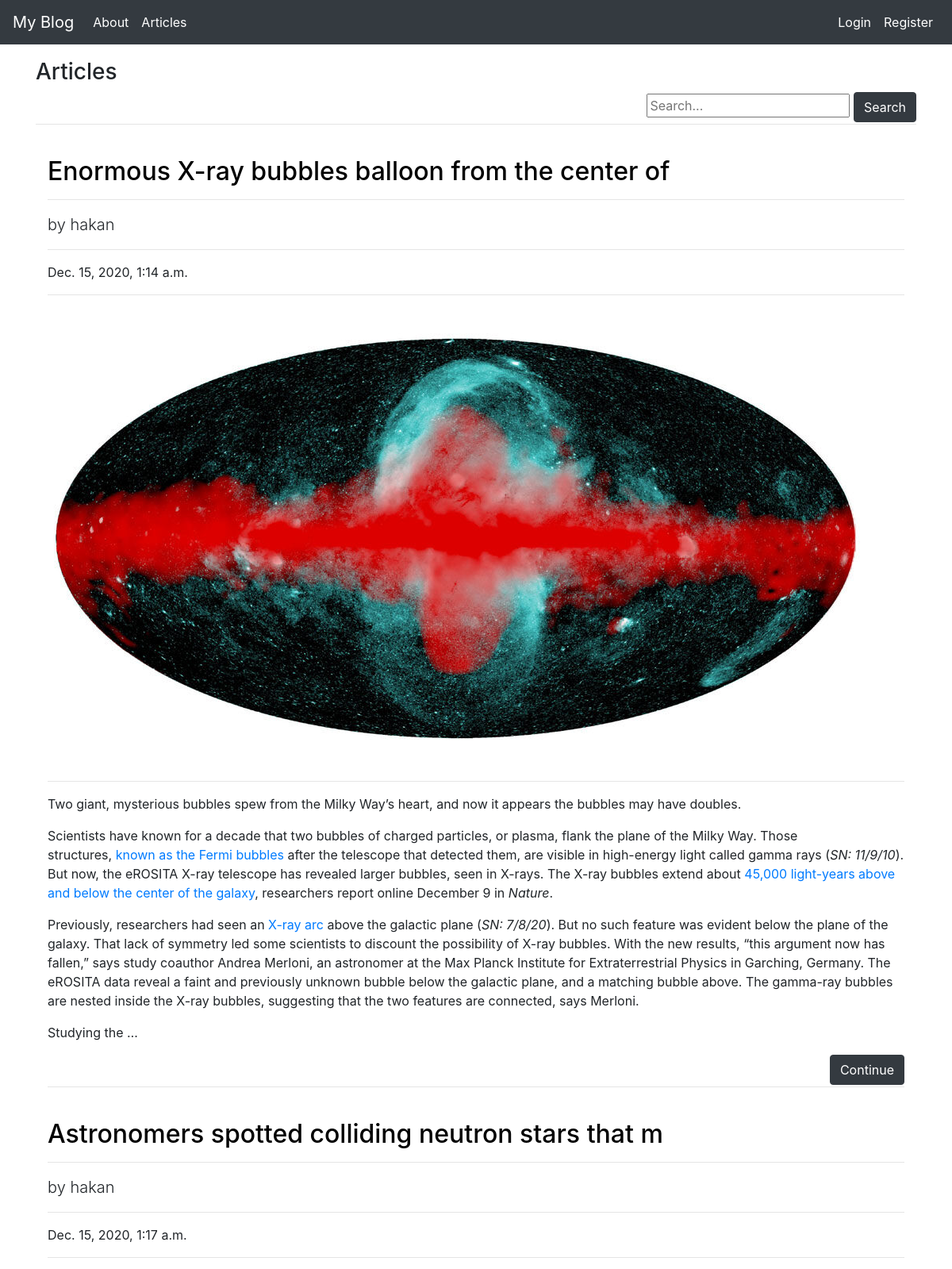
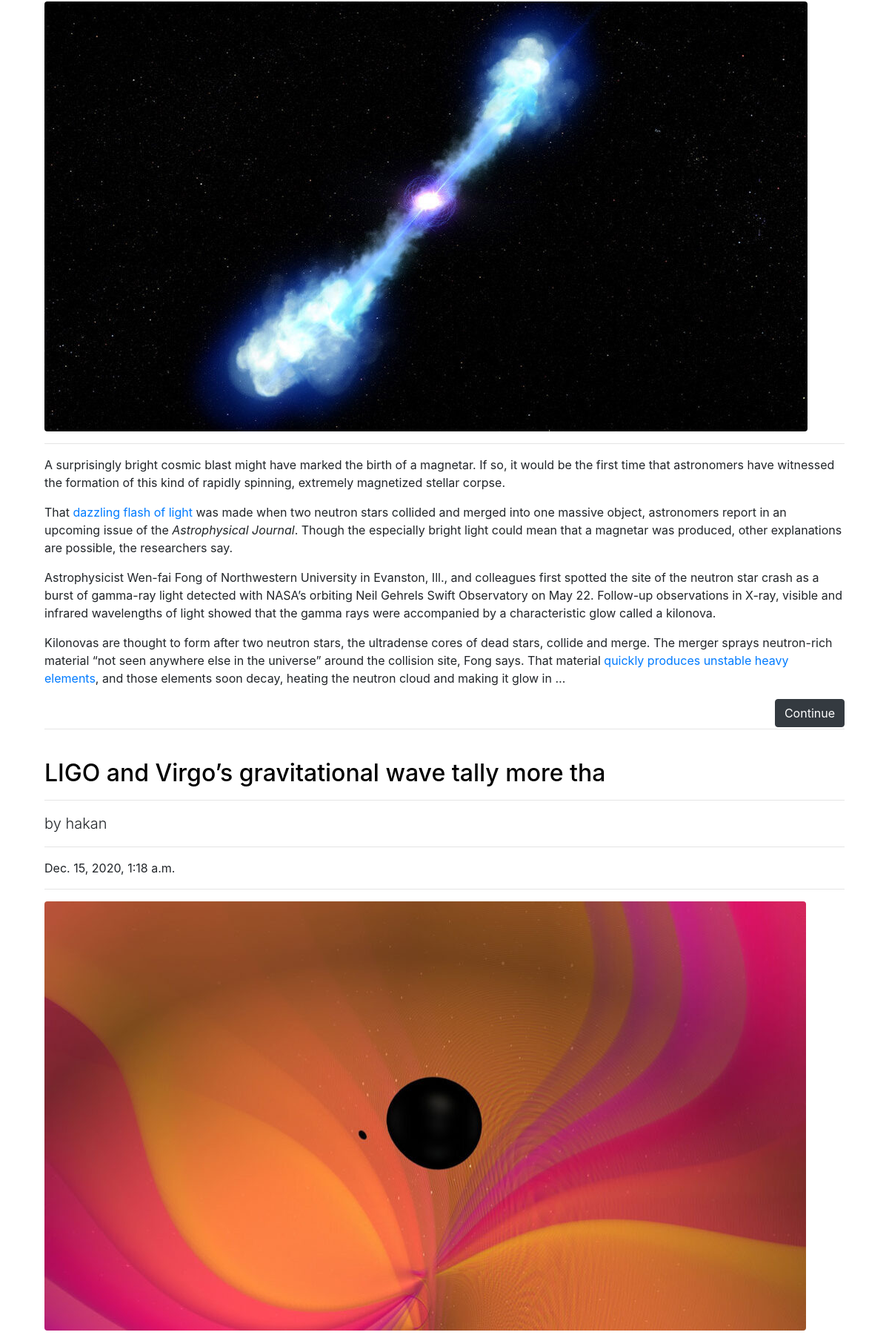
The app's page /articles/ (upper part) with its own data (2 pictures, top to bottom).
### article/models.py (models this page shows, shortened)
class Article(models.Model):
    author = models.ForeignKey("auth.User",on_delete = models.CASCADE) #on_delete yazar silinirse makaleyide sil demek
    title = models.CharField(max_length=50)
    content = RichTextField()
    created_date = models.DateTimeField(auto_now_add=True) #biz zaman vermiyoruz veri eklendiği anki zamanı kendisi oto verir
    article_image = models.FileField(blank = True,null= True,verbose_name="Add image to article") #doluda olabilir boşta olabilir.

### article/views.py (the view)
# urls.py: path('',views.articles,name = "articles"), #article sayfası için burası. '' içini boş bıraktık zaten blog kısmındaki urls'te dahil etmiştik onu.
def articles(request):
    keyword = request.GET.get("keyword")
    if (keyword):
        articles = Article.objects.filter(title__contains = keyword)
        return render(request,"articles.html",{"articles":articles})
    articles = Article.objects.all() #bu metod tüm articelları alacak ve bir tane listeye atacak.
    return render(request,"articles.html",{"articles":articles})

### templates/articles.html (shortened to what this page needs)
{% extends "layout.html" %}
{% block body %}
<h3>Articles</h3>
<form style="float:right;">
<input type="text" name = "keyword" class="input-sm" maxlength="64" placeholder="Search...">
<button type="submit" class="btn btn-dark">Search</button>
</form>
<br>
<hr>
{% if articles %}
{% for article in articles %}
<div class="row">
    <div class = "col">
    <div class="col">
    <a href="{% url 'article:detail' article.id %}" style="color:black"><h2 class="mt-4">{{article.title}}</h2></a>
    <hr>
    <p class="lead">
    by
    {{article.author.username}}
    </p>
    <hr>
    <p>{{article.created_date}}</p>
    <hr>
    {% if article.article_image %}
    <a href="{% url 'article:detail' article.id %}" style="color:black"><img class="img-fluid rounded" src="{{article.article_image.url}}" alt=""></a>
    {% endif %}
    <hr>
    <p class="lead">
        {{article.content|safe|truncatewords:200}}
    </p>
    <a style="float:right;" href="{% url 'article:detail' article.id %}"><button class="btn btn-dark">Continue</button></a>
    <br>
    <hr>
    </div>
    </div>
    </div>
{% endfor %}
{% else %}
<div class = "alert alert-info">
<i>Couldn't find the article</i>
</div>
{% endif %}
{% endblock body %}

### templates/layout.html (shortened to what this page needs)
<!DOCTYPE html>
{% load static %}
<html lang="en">
<head>
    <link rel="stylesheet" href="{% static 'css/bootstrap.min.css' %}">
</head>
<body>
    {% include "includes/navbar.html" %}
    <div style="margin-top : 50px; margin-bottom: 100px;" class="container">
    {% block body %}
    {% endblock body %}
    </div>
</body>
</html>

### templates/includes/navbar.html (shortened to what this page needs)
<br>
<nav class="navbar navbar-expand-md navbar-dark fixed-top bg-dark">
    <a class="navbar-brand" href="{% url 'index' %}">My Blog</a>
    <div class="collapse navbar-collapse" id="navbarCollapse">
      <ul class="navbar-nav mr-auto">
        <li class="nav-item active">
          <a class="nav-link" href="{% url 'about' %}">About</a>
        </li>
        <li class="nav-item active">
          <a class="nav-link" href="{% url 'article:articles' %}">Articles</a>
        </li>
      </ul>
      <ul class="navbar-nav ml-auto">
        {% if request.user.is_authenticated %}
        <li class="nav-item active">
          <a class="nav-link" href="{% url 'article:dashboard' %}">Dashboard</a>
        </li>
        <li class="nav-item active">
          <a class="nav-link" href="{% url 'user:logout' %}">Log out</a>
        </li>
        {% else %}
        <li class="nav-item active">
          <a class="nav-link" href="{% url 'user:login'  %}">Login</a>
        </li>
        {% endif %}
        <li class="nav-item active">
          <a class="nav-link" href="{% url 'user:register'%}">Register</a>
        </li>
      </ul>
    </div>
  </nav>

### records on screen
Article: title "Enormous X-ray bubbles balloon from the center of", author.username "hakan", created_date "Dec. 15, 2020, 1:14 a.m.", article_image (picture), content "Two giant, mysterious bubbles spew from the Milky Way’s heart, and now it appears the bubbles may have doubles. Scientists have known for a decade that two bubbles of charged particles, or plasma, flank the plane of the Milky Way. Those structures, known as the Fermi bubbles after the telescope that detected them, are visible in high-energy light called gamma rays ( SN: 11/9/10 ). But now, the eROSITA X-ray telescope has revealed larger bubbles, seen in X-rays. The X-ray bubbles extend about 45,000 light-years above and below the center of the galaxy , researchers report online December 9 in Nature . Previously, researchers had seen an X-ray arc above the galactic plane ( SN: 7/8/20 ). But…"
Article: title "Astronomers spotted colliding neutron stars that m", author.username "hakan", created_date "Dec. 15, 2020, 1:17 a.m.", article_image (picture), content "A surprisingly bright cosmic blast might have marked the birth of a magnetar. If so, it would be the first time that astronomers have witnessed the formation of this kind of rapidly spinning, extremely magnetized stellar corpse. That dazzling flash of light was made when two neutron stars collided and merged into one massive object, astronomers report in an upcoming issue of the Astrophysical Journal . Though the especially bright light could mean that a magnetar was produced, other explanations are possible, the researchers say. Astrophysicist Wen-fai Fong of Northwestern University in Evanston, Ill., and colleagues first spotted the site of the neutron star crash as a burst of gamma-ray…"
Article: title "LIGO and Virgo’s gravitational wave tally more tha", author.username "hakan", created_date "Dec. 15, 2020, 1:18 a.m.", article_image (picture)
